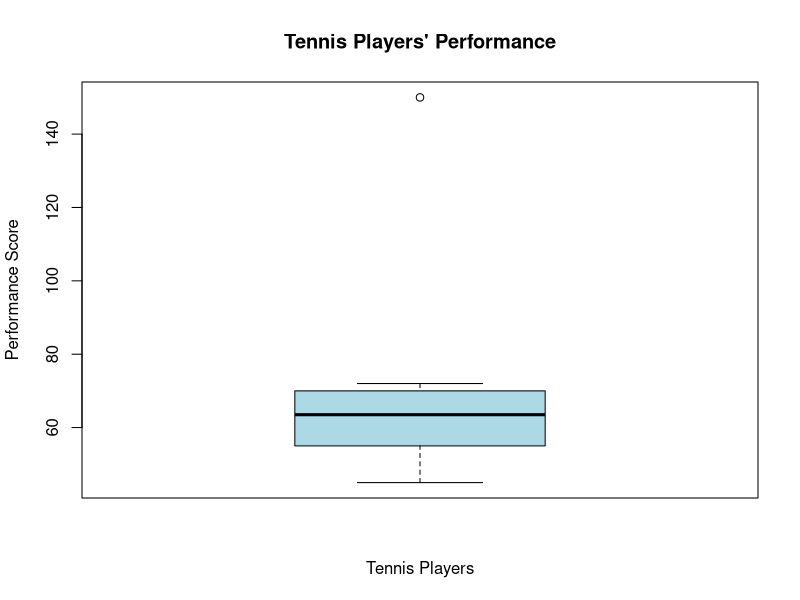

Write R code to recreate this figure.
# Create sample data for tennis players
tennis_players <- data.frame(
  Player = c("Player1", "Player2", "Player3", "Player4",
             "Player5", "Player6", "Player7", "Player8",
             "Player9", "Player10"),
  Score = c(45, 50, 55, 60, 62, 65, 68, 70, 72, 150)
)

# Display the dataset
print(tennis_players)

# Create boxplot
boxplot(tennis_players$Score,
        main = "Tennis Players' Performance",
        xlab = "Tennis Players",
        ylab = "Performance Score",
        col = "lightblue",
        border = "black")

# Identify outliers
outliers <- boxplot.stats(tennis_players$Score)$out

cat("Outliers in tennis players' performance:\n")
print(outliers)
